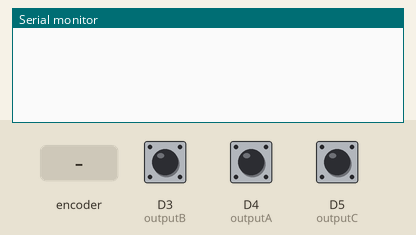
Simulated run of this sketch. Board: ESP8266 (NodeMCU). Shown: the last lines printed to the serial monitor. The test bench sets the inputs (shaded band); at power-on: D5 (outputC) HIGH, D3 (outputB) HIGH, D4 (outputA) HIGH.

Above: at 1.2 s.
1.3 s: rotary encoder on D4 (outputA) / D3 (outputB) turned 1 step (first pin leading)
At 1.9 s:
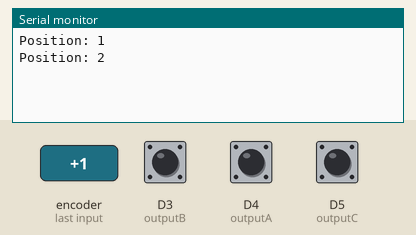
3.0 s: D5 (outputC) pulled LOW for 0.15 s
At 3.7 s:
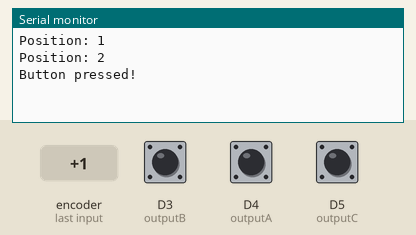
4.6 s: rotary encoder on D4 (outputA) / D3 (outputB) turned 1 step (first pin leading)
At 5.6 s:
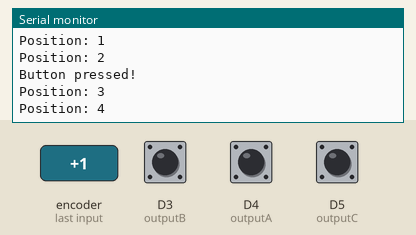
Timing chart, 0 to 7.6 s (numbered marks = the images above; inputs shaded):
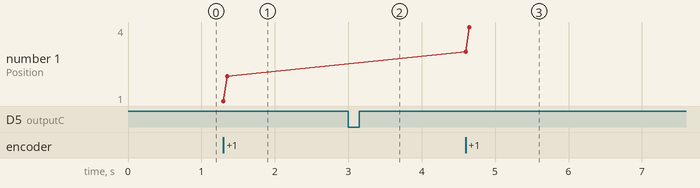

The sketch:

Encoder_Module.ino
```cpp
/*
 *  Encoder Module Tutorial
 *  -----------------------
 *
 *  Author: Asaf Chertkoff (asaf.chertkoff at gmail.com)
 *  SoC tested: ESP-12E 8266 nodeMCU
 *
 *  2/10/2021
 *  Reference:
 *  Configure nodeMCU:
 *  https://create.arduino.cc/projecthub/electropeak/getting-started-w-nodemcu-esp8266-on-arduino-ide-28184f
 *  Rotery encoder:
 *  https://howtomechatronics.com/tutorials/arduino/rotary-encoder-works-use-arduino/
 *  https://lastminuteengineers.com/rotary-encoder-arduino-tutorial/
 */

 #define outputA D4
 #define outputB D3
 #define outputC D5

 int counter = 0;
 int aState;
 int aLastState;
 int pressed;
 unsigned long lastButtonPress = 0;


 void setup() {
   pinMode (outputA,INPUT);
   pinMode (outputB,INPUT);
   pinMode (outputC,INPUT_PULLUP);

   Serial.begin (9600);
   aLastState = digitalRead(outputA);
 }

 void loop() {
   aState = digitalRead(outputA);
   if (aState != aLastState){
     if (digitalRead(outputB) != aState) {
       counter ++;
     } else {
       counter --;
     }
     Serial.print("Position: ");
     Serial.println(counter);
   }
   aLastState = aState;
   pressed = digitalRead(outputC);
   if (pressed == LOW) {
    if (millis() - lastButtonPress > 50) {
      Serial.println("Button pressed!");
    }
    lastButtonPress = millis();
   }
 }
```

Measured:
- after the input at 1.3 s, the serial monitor: prints a new line at once (image 1)
- after the input at 3.0 s, the serial monitor: prints a new line at once (image 2)
- after the input at 4.6 s, the serial monitor: prints a new line at once (image 3)
- plotted number 1: 2 → 4 after the input at 4.6 s
